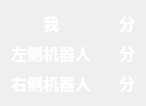
<?xml version="1.0" encoding="UTF-8"?>
<ui version="4.0">
 <class>ScorePanel</class>
 <widget class="QWidget" name="ScorePanel">
  <property name="geometry">
   <rect>
    <x>0</x>
    <y>0</y>
    <width>146</width>
    <height>68</height>
   </rect>
  </property>
  <property name="windowTitle">
   <string>Form</string>
  </property>
  <layout class="QGridLayout" name="gridLayout">
   <item row="0" column="0">
    <widget class="QLabel" name="meTitle">
     <property name="font">
      <font>
       <family>微软雅黑</family>
       <pointsize>12</pointsize>
       <bold>true</bold>
      </font>
     </property>
     <property name="styleSheet">
      <string notr="true">color:rgb(255, 255, 255)</string>
     </property>
     <property name="text">
      <string>我</string>
     </property>
     <property name="alignment">
      <set>Qt::AlignmentFlag::AlignCenter</set>
     </property>
    </widget>
   </item>
   <item row="0" column="1">
    <widget class="QLabel" name="meScore">
     <property name="font">
      <font>
       <family>微软雅黑</family>
       <pointsize>12</pointsize>
       <bold>true</bold>
      </font>
     </property>
     <property name="styleSheet">
      <string notr="true">color:rgb(255, 255, 255)</string>
     </property>
     <property name="text">
      <string/>
     </property>
     <property name="alignment">
      <set>Qt::AlignmentFlag::AlignCenter</set>
     </property>
    </widget>
   </item>
   <item row="0" column="2">
    <widget class="QLabel" name="score1">
     <property name="font">
      <font>
       <family>微软雅黑</family>
       <pointsize>12</pointsize>
       <bold>true</bold>
      </font>
     </property>
     <property name="styleSheet">
      <string notr="true">color:rgb(255, 255, 255)</string>
     </property>
     <property name="text">
      <string>分</string>
     </property>
     <property name="alignment">
      <set>Qt::AlignmentFlag::AlignCenter</set>
     </property>
    </widget>
   </item>
   <item row="1" column="0">
    <widget class="QLabel" name="leftTitle">
     <property name="font">
      <font>
       <family>微软雅黑</family>
       <pointsize>12</pointsize>
       <bold>true</bold>
      </font>
     </property>
     <property name="styleSheet">
      <string notr="true">color:rgb(255, 255, 255)</string>
     </property>
     <property name="text">
      <string>左侧机器人</string>
     </property>
     <property name="alignment">
      <set>Qt::AlignmentFlag::AlignCenter</set>
     </property>
    </widget>
   </item>
   <item row="1" column="2">
    <widget class="QLabel" name="score2">
     <property name="font">
      <font>
       <family>微软雅黑</family>
       <pointsize>12</pointsize>
       <bold>true</bold>
      </font>
     </property>
     <property name="styleSheet">
      <string notr="true">color:rgb(255, 255, 255)</string>
     </property>
     <property name="text">
      <string>分</string>
     </property>
     <property name="alignment">
      <set>Qt::AlignmentFlag::AlignCenter</set>
     </property>
    </widget>
   </item>
   <item row="3" column="0">
    <widget class="QLabel" name="rightTitle">
     <property name="font">
      <font>
       <family>微软雅黑</family>
       <pointsize>12</pointsize>
       <bold>true</bold>
      </font>
     </property>
     <property name="styleSheet">
      <string notr="true">color:rgb(255, 255, 255)</string>
     </property>
     <property name="text">
      <string>右侧机器人</string>
     </property>
     <property name="alignment">
      <set>Qt::AlignmentFlag::AlignCenter</set>
     </property>
    </widget>
   </item>
   <item row="3" column="1">
    <widget class="QLabel" name="rightScore">
     <property name="font">
      <font>
       <family>微软雅黑</family>
       <pointsize>12</pointsize>
       <bold>true</bold>
      </font>
     </property>
     <property name="styleSheet">
      <string notr="true">color:rgb(255, 255, 255)</string>
     </property>
     <property name="text">
      <string/>
     </property>
     <property name="alignment">
      <set>Qt::AlignmentFlag::AlignCenter</set>
     </property>
    </widget>
   </item>
   <item row="3" column="2">
    <widget class="QLabel" name="score3">
     <property name="font">
      <font>
       <family>微软雅黑</family>
       <pointsize>12</pointsize>
       <bold>true</bold>
      </font>
     </property>
     <property name="styleSheet">
      <string notr="true">color:rgb(255, 255, 255)</string>
     </property>
     <property name="text">
      <string>分</string>
     </property>
     <property name="alignment">
      <set>Qt::AlignmentFlag::AlignCenter</set>
     </property>
    </widget>
   </item>
   <item row="1" column="1">
    <widget class="QLabel" name="leftScore">
     <property name="font">
      <font>
       <family>微软雅黑</family>
       <pointsize>12</pointsize>
       <bold>true</bold>
      </font>
     </property>
     <property name="styleSheet">
      <string notr="true">color:rgb(255, 255, 255)</string>
     </property>
     <property name="text">
      <string/>
     </property>
     <property name="alignment">
      <set>Qt::AlignmentFlag::AlignCenter</set>
     </property>
    </widget>
   </item>
  </layout>
 </widget>
 <resources/>
 <connections/>
</ui>
